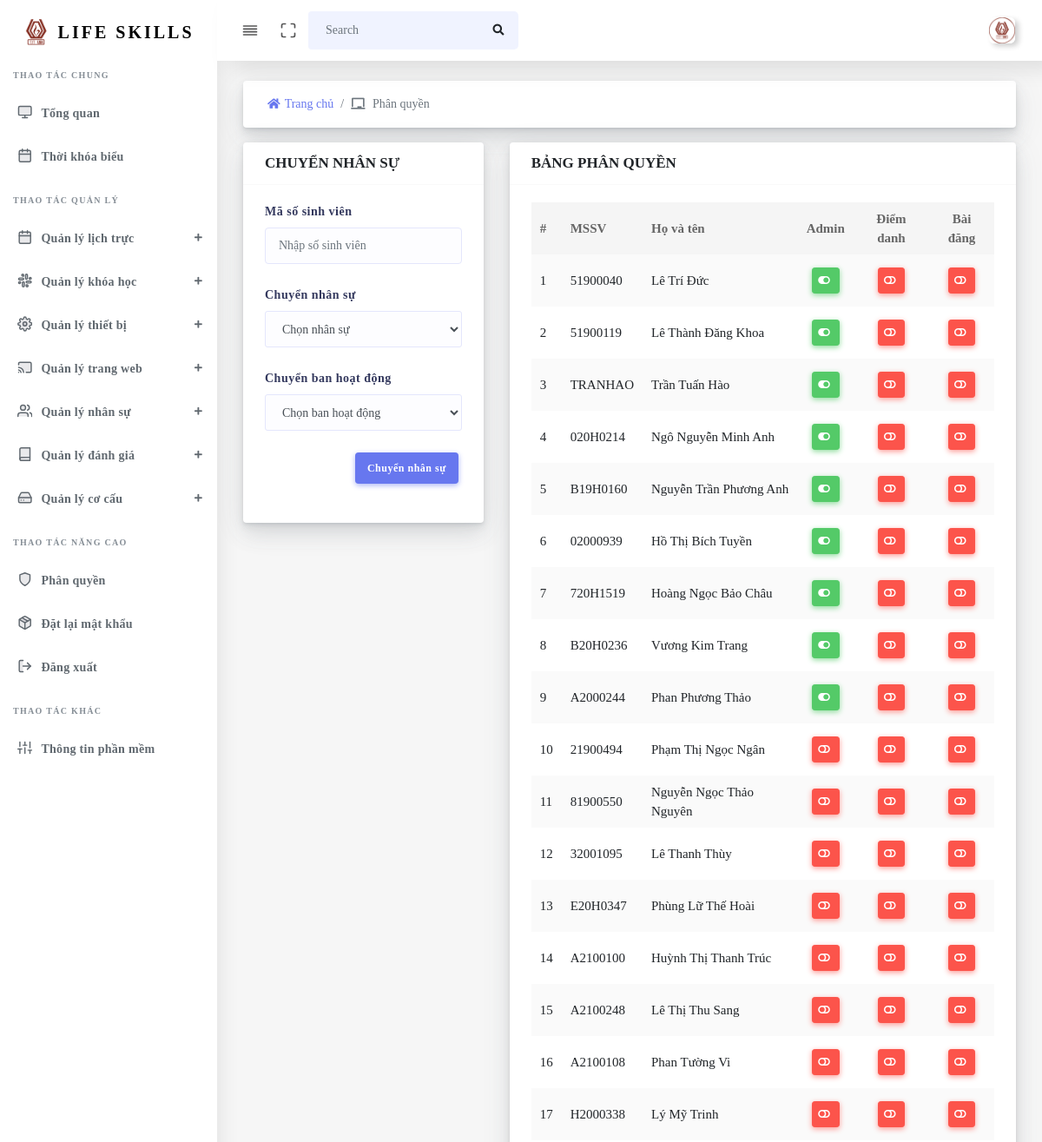
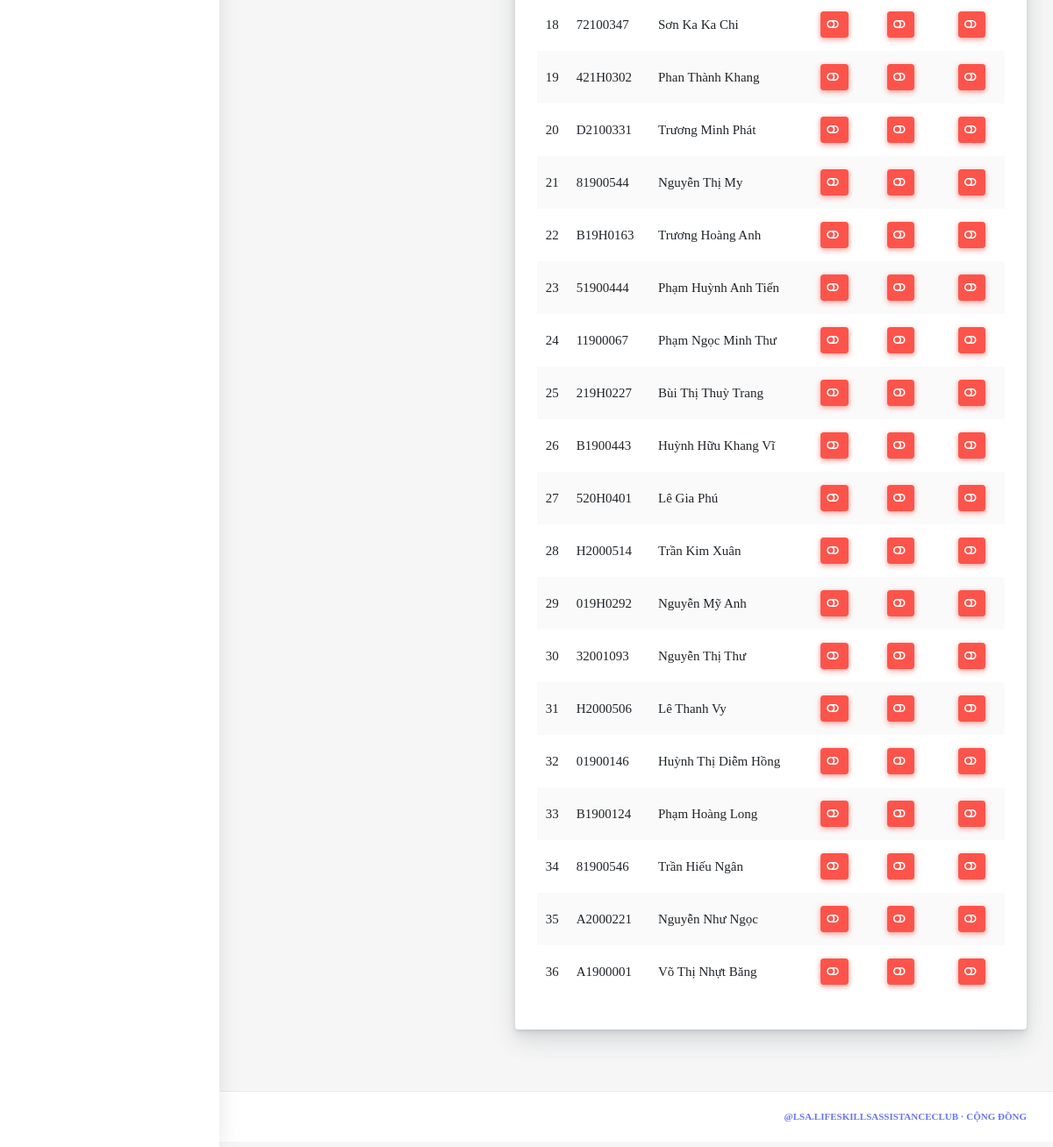
The page /Admin/Decentralization (signed in) on the database its author committed (2 pictures, top to bottom).
### tables this page shows
CREATE TABLE `tbl_decentralization` (
  `id_decentralization` int(255) NOT NULL,
  `id_user` int(255) NOT NULL,
  `admin` int(1) NOT NULL DEFAULT 0,
  `attendance` int(1) NOT NULL DEFAULT 0,
  `post` int(1) NOT NULL DEFAULT 0
);

CREATE TABLE `tbl_user` (
  `id_user` int(255) NOT NULL,
  `id_student` varchar(8) NOT NULL,
  `password` varchar(255) NOT NULL,
  `fullname` varchar(255) NOT NULL,
  `birthday` date DEFAULT NULL,
  `facebook` varchar(255) DEFAULT NULL,
  `id_team` int(255) DEFAULT NULL,
  `phone` varchar(11) DEFAULT NULL,
  `role` int(1) NOT NULL
);

### source/views/admin/layout.php (called while the page is built)
<?php
$filepath = realpath(dirname(__FILE__));
require_once($filepath . '/partials/header.php');
require_once($filepath . '/partials/sidebar.php');
require_once($filepath . '/pages/' . $data['page'] . '.php');
require_once($filepath . '/partials/footer.php');
?>

### source/core/Controller.php (called while the page is built, shortened)
<?php
class Controller
{
    public function viewAdmin($view, $data = [])
    {
        require_once(realpath(dirname(__FILE__)) . '/../views/admin/' . $view . '.php');
    }
}
?>

### source/controllers/Admin.php (called while the page is built, shortened)
<?php
class Admin extends Controller
{
  private $Decentralization;
  private $Personnel;
  private $Team;
  function __construct()
  {
    $this->Personnel        = $this->model("Personnel");
    $this->Team             = $this->model("Team");
    $this->Decentralization = $this->model("Decentralization");
  }
  public function Decentralization()
  {
    $Notification = [];
    $this->viewAdmin("layout", [
      "page"                  => "decentralization/decentralization",
      "ListTeam"              => $this->Team->getTeam(),
      "ListPersonnel"         => $this->Personnel->getPersonnel(),
      "ListDecentralization"  => $this->Decentralization->getDecentralization(),
      "Notification"          => $Notification,
    ]);
  }
}

### source/core/App.php (called while the page is built, shortened)
<?php
class App
{
    protected $action       = "Index";
    function __construct()
    {
        $arr        = $this->UrlProcess();
        $filepath   = realpath(dirname(__FILE__));
        if (isset($arr[0])) {
            if (file_exists($filepath . '/../controllers/' . $arr[0] . '.php')) {
                if ($arr[0] == "Admin") {
                    $this->action = "Home";
                }
                unset($arr[0]);
            }
        }
        $this->controller = new $this->controller;
        if (isset($arr[1])) {
            if (method_exists($this->controller, $arr[1])) {
                $this->action = $arr[1];
            }
            unset($arr[1]);
        }
        $this->params = $arr ? array_values($arr) : [];
        call_user_func_array([$this->controller, $this->action], $this->params);
    }
    function UrlProcess()
    {
        if (isset($_GET["url"])) return explode("/", filter_var(trim($_GET["url"], "/")));
    }
}
?>

### index.php (called while the page is built, shortened)
<?php
$myApp = new App();
?>

### source/core/lib/database.php (called while the page is built, shortened)
<?php
class Database
{
  protected $host   = DB_HOST;
  protected $user   = DB_USER;
  protected $pass   = DB_PASS;
  protected $dbname = DB_NAME;
  public $link;
  private function connectDB()
  {
    $this->link = new mysqli(
      $this->host,
      $this->user,
      $this->pass,
      $this->dbname
    );
  }
  public function select($query)
  {
    $result = $this->link->query($query) or
      die($this->link->error . __LINE__);
    if ($result->num_rows > 0) {
      return $result;
    } else {
      return false;
    }
  }
}

### source/models/Decentralization.php (called while the page is built, shortened)
<?php
class Decentralization
{
  private $db;
  public function __construct()
  {
    $this->db = new Database();
  }
  public function getDecentralization()
  {
    $query  = "SELECT tbl_user.*, id_decentralization, admin, attendance, post FROM tbl_user, tbl_decentralization WHERE tbl_decentralization.id_user = tbl_user.id_user ORDER BY admin DESC, attendance DESC, post DESC";
    $result = $this->db->select($query);
    return $result;
  }
}

### source/views/admin/pages/decentralization/decentralization.php (the view, shortened to what this page needs)
<div class="main-content">
  <section class="section mb-3">
    <div class="section-body">
      <div class="row">
        <div class="col-md-12">
          <div class="card mb-2">
            <div class="card-body p-2">
              <nav aria-label="breadcrumb m-0">
                <ol class="breadcrumb bg-white m-0">
                  <li class="breadcrumb-item"><a href="Admin/Home"><i class="fas fa-home"></i>Trang chủ</a></li>
                  <li class="breadcrumb-item active" aria-current="page"><i class="fas fa-chalkboard"></i> Phân quyền</li>
                </ol>
              </nav>
            </div>
          </div>
        </div>
      </div>
    </div>
  </section>
  <section class="section">
    <div class="section-body">
      <div class="row">
        <div class="col-md-4">
          <div class="card">
            <div class="card-header">
              <h4>CHUYỂN NHÂN SỰ</h4>
            </div>
            <div class="card-body">
              <form action="Admin/Decentralization" method="post">
                <div class="form-group">
                  <label>Mã số sinh viên</label>
                  <input type="text" class="form-control" placeholder="Nhập số sinh viên" name="id_student" list="id_student">
                </div>
                <div class="form-group">
                  <label>Chuyển nhân sự</label>
                  <select class="form-control selectric" name="role">
                    <option value="" class="font-weight-bold">Chọn nhân sự</option>
                  </select>
                </div>
                <div class="form-group">
                  <label>Chuyển ban hoạt động</label>
                  <select class="form-control selectric" name="id_team">
                    <option value="" class="font-weight-bold">Chọn ban hoạt động</option>
                  </select>
                </div>
                <div class="form-group text-right">
                  <button class="btn btn-primary mr-1" name="administration" type="submit">Chuyển nhân sự</button>
                </div>
              </form>
            </div>
          </div>
        </div>
        <div class="col-md-8">
          <div class="card">
            <div class="card-header">
              <h4>BẢNG PHÂN QUYỀN</h4>
            </div>
            <div class="card-body">
              <div class="table-responsive">
                <table class="table table-striped table-hover" id="table-1">
                  <thead>
                    <tr>
                      <th>#</th>
                      <th>MSSV</th>
                      <th>Họ và tên</th>
                      <th class="text-center">Admin</th>
                      <th class="text-center">Điểm danh</th>
                      <th class="text-center">Bài đăng</th>
                    </tr>
                  </thead>
                  <tbody>
                    <?php $i = 1;
                    if ($data['ListDecentralization']) {
                      while ($value = $data['ListDecentralization']->fetch_assoc()) { ?>
                        <tr>
                          <td><?php echo $i++; ?></td>
                          <td><?php echo $value['id_student'] ?></td>
                          <td><?php echo $value['fullname'] ?></td>
                          <td class="text-center">
                            <form action="Admin/Decentralization" method="post">
                              <?php if ($value['admin'] == 1) { ?>
                                <button type="submit" name="admin" value="0" class="btn btn-sm btn-success btn-icon icon-left">
                                  <i class="fas fa-toggle-on"></i></span>
                                </button>
                              <?php } else { ?>
                                <button type="submit" name="admin" value="1" class="btn btn-sm btn-danger btn-icon icon-left">
                                  <i class="fas fa-toggle-off"></i></span>
                                </button>
                              <?php } ?>
                            </form>
                          </td>
                          <td class="text-center">
                            <form action="Admin/Decentralization" method="post">
                              <?php if ($value['attendance'] == 1) { ?>
                                <input type="hidden" style="width: 50px;" name="id_decentralization" value="<?php echo $value['id_decentralization'] ?>">
                                <button type="submit" name="attendance" value="0" class="btn btn-sm btn-success btn-icon icon-left">
                                  <i class="fas fa-toggle-on"></i></span>
                                </button>
                              <?php } else { ?>
                                <button type="submit" name="attendance" value="1" class="btn btn-sm btn-danger btn-icon icon-left">
                                  <i class="fas fa-toggle-off"></i></span>
                                </button>
                              <?php } ?>
                            </form>
                          </td>
                          <td class="text-center">
                            <form action="Admin/Decentralization" method="post">
                              <?php if ($value['post'] == 1) { ?>
                                <input type="hidden" style="width: 50px;" name="id_decentralization" value="<?php echo $value['id_decentralization'] ?>">
                                <button type="submit" name="post" value="0" class="btn btn-sm btn-success btn-icon icon-left">
                                  <i class="fas fa-toggle-on"></i></span>
                                </button>
                              <?php } else { ?>
                                <button type="submit" name="post" value="1" class="btn btn-sm btn-danger btn-icon icon-left">
                                  <i class="fas fa-toggle-off"></i></span>
                                </button>
                              <?php } ?>
                            </form>
                          </td>
                        </tr>
                    <?php }
                    } ?>
                  </tbody>
                </table>
              </div>
            </div>
          </div>
        </div>
      </div>
    </div>
  </section>
</div>

### rows shown on the page
tbl_decentralization: id_user.id_student "51900040", id_user.fullname "Lê Trí Đức"
tbl_decentralization: id_user.id_student "51900119", id_user.fullname "Lê Thành Đăng Khoa"
tbl_decentralization: id_user.id_student "TRANHAO", id_user.fullname "Trần Tuấn Hào"
tbl_decentralization: id_user.id_student "020H0214", id_user.fullname "Ngô Nguyễn Minh Anh"
tbl_decentralization: id_user.id_student "B19H0160", id_user.fullname "Nguyễn Trần Phương Anh"
tbl_decentralization: id_user.id_student "02000939", id_user.fullname "Hồ Thị Bích Tuyền"
tbl_decentralization: id_user.id_student "720H1519", id_user.fullname "Hoàng Ngọc Bảo Châu"
tbl_decentralization: id_user.id_student "B20H0236", id_user.fullname "Vương Kim Trang"
tbl_decentralization: id_user.id_student "A2000244", id_user.fullname "Phan Phương Thảo"
tbl_decentralization: id_user.id_student "21900494", id_user.fullname "Phạm Thị Ngọc Ngân"
tbl_decentralization: id_user.id_student "81900550", id_user.fullname "Nguyễn Ngọc Thảo Nguyên"
tbl_decentralization: id_user.id_student "32001095", id_user.fullname "Lê Thanh Thùy"
tbl_decentralization: id_user.id_student "E20H0347", id_user.fullname "Phùng Lữ Thế Hoài"
tbl_decentralization: id_user.id_student "A2100100", id_user.fullname "Huỳnh Thị Thanh Trúc"
tbl_decentralization: id_user.id_student "A2100248", id_user.fullname "Lê Thị Thu Sang"
tbl_decentralization: id_user.id_student "A2100108", id_user.fullname "Phan Tường Vi"
tbl_decentralization: id_user.id_student "H2000338", id_user.fullname "Lý Mỹ Trinh"
tbl_decentralization: id_user.id_student "72100347", id_user.fullname "Sơn Ka Ka Chi"
tbl_decentralization: id_user.id_student "421H0302", id_user.fullname "Phan Thành Khang"
tbl_decentralization: id_user.id_student "D2100331", id_user.fullname "Trương Minh Phát"
tbl_decentralization: id_user.id_student "81900544", id_user.fullname "Nguyễn Thị My"
tbl_decentralization: id_user.id_student "B19H0163", id_user.fullname "Trương Hoàng Anh"
tbl_decentralization: id_user.id_student "51900444", id_user.fullname "Phạm Huỳnh Anh Tiến"
tbl_decentralization: id_user.id_student "11900067", id_user.fullname "Phạm Ngọc Minh Thư"
tbl_decentralization: id_user.id_student "219H0227", id_user.fullname "Bùi Thị Thuỳ Trang"
tbl_decentralization: id_user.id_student "B1900443", id_user.fullname "Huỳnh Hữu Khang Vĩ"
tbl_decentralization: id_user.id_student "520H0401", id_user.fullname "Lê Gia Phú"
tbl_decentralization: id_user.id_student "H2000514", id_user.fullname "Trần Kim Xuân"
tbl_decentralization: id_user.id_student "019H0292", id_user.fullname "Nguyễn Mỹ Anh"
tbl_decentralization: id_user.id_student "32001093", id_user.fullname "Nguyễn Thị Thư"
tbl_decentralization: id_user.id_student "H2000506", id_user.fullname "Lê Thanh Vy"
tbl_decentralization: id_user.id_student "01900146", id_user.fullname "Huỳnh Thị Diễm Hồng"
tbl_decentralization: id_user.id_student "B1900124", id_user.fullname "Phạm Hoàng Long"
tbl_decentralization: id_user.id_student "81900546", id_user.fullname "Trần Hiếu Ngân"
tbl_decentralization: id_user.id_student "A2000221", id_user.fullname "Nguyễn Như Ngọc"
tbl_decentralization: id_user.id_student "A1900001", id_user.fullname "Võ Thị Nhựt Băng"
